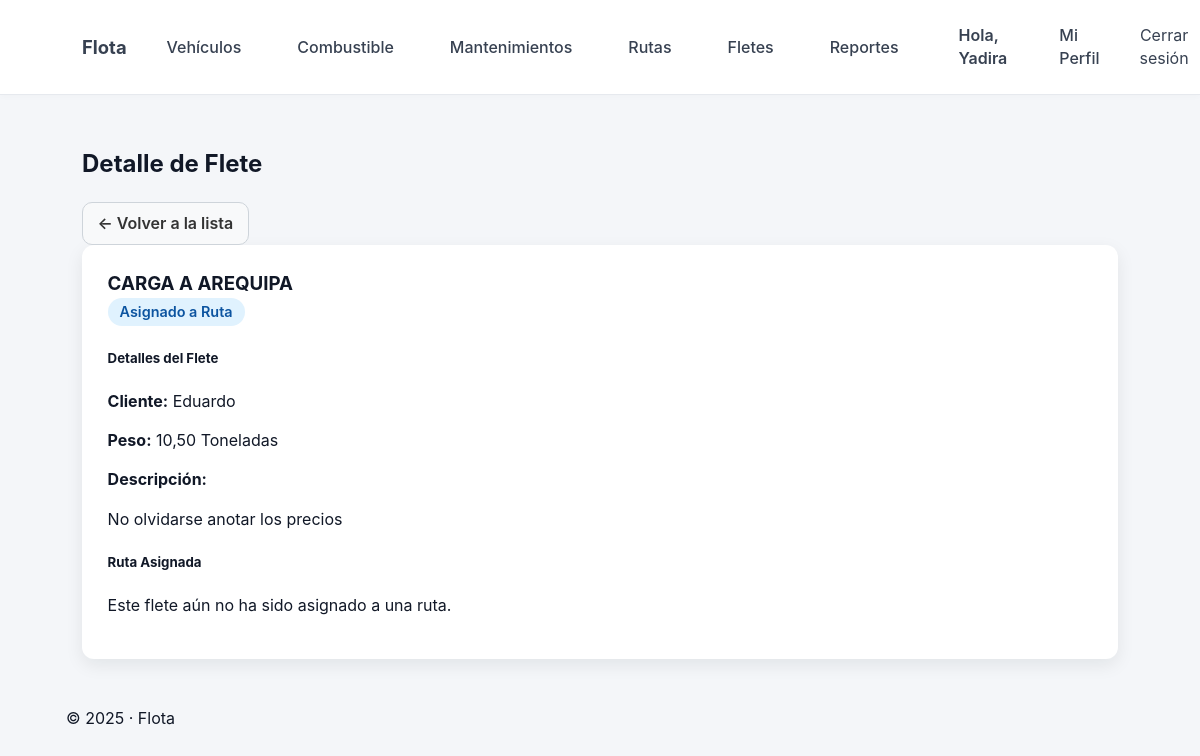
Screenshot of /fletes/1/ (signed in) with the database file from the repository.
### vehiculos/models.py (models this page shows, shortened)
class Flete(models.Model):
    ESTADO_PENDIENTE = 'pendiente'
    ESTADO_ASIGNADO = 'asignado'
    ESTADO_EN_TRANSITO = 'en_transito'
    ESTADO_ENTREGADO = 'entregado'
    ESTADO_CANCELADO = 'cancelado'
    ESTADO_CHOICES = [
        (ESTADO_PENDIENTE, 'Pendiente de Asignación'),
        (ESTADO_ASIGNADO, 'Asignado a Ruta'),
        (ESTADO_EN_TRANSITO, 'En Tránsito'),
        (ESTADO_ENTREGADO, 'Entregado'),
        (ESTADO_CANCELADO, 'Cancelado'),
    ]
    titulo = models.CharField(max_length=200, default='Carga sin título')
    cliente = models.CharField(max_length=200, blank=True, help_text="Nombre del cliente o empresa")
    descripcion = models.TextField(blank=True, default='')
    estado = models.CharField(
        max_length=20,
        choices=ESTADO_CHOICES,
        default=ESTADO_PENDIENTE,
        help_text="Estado actual del flete"
    )
    ruta = models.ForeignKey(
        'Ruta',  # <-- Debe apuntar al modelo 'Ruta'
        null=True,
        blank=True,
        on_delete=models.SET_NULL,
        related_name="fletes_asignados"
    )
    peso_toneladas = models.DecimalField(
        max_digits=5,
        decimal_places=2,
        null=True,
        blank=True,
        help_text="Peso de la carga en toneladas"
    )
    fecha_creacion = models.DateTimeField(auto_now_add=True)
    class Meta:
        ordering = ['-fecha_creacion']

### vehiculos/decorators.py (the view)
    def wrap(request, *args, **kwargs):
        if not request.user.is_authenticated:
            messages.error(request, 'Debes iniciar sesión para ver esta página.')
            return redirect('login') # Asumo que tu URL de login se llama 'login'
        if request.user.is_staff:
            return function(request, *args, **kwargs)
        perfil = getattr(request.user, 'perfil', None)
        if perfil and perfil.rol != 'chofer':
            return function(request, *args, **kwargs)
        messages.error(request, 'No tienes permiso para acceder a esta página.')
        return redirect('vehiculos:dashboard') # Lo mandamos a su dashboard

### vehiculos/views.py (called while the page is built)
@login_required
@admin_o_logistica_required # ¡Protegemos la vista!
def detalle_flete(request, pk):
    flete = get_object_or_404(
        Flete.objects.select_related(
            'ruta',
            'ruta__vehiculo',
            'ruta__chofer__user'
        ),
        pk=pk
    )
    contexto = {
        'flete': flete
    }
    return render(request, 'vehiculos/detalle_flete.html', contexto)

### vehiculos/templates/vehiculos/detalle_flete.html (shortened to what this page needs)
{% extends 'base.html' %}
{% load humanize %}
{% block content %}
<div class="container mt-4">
    <div class="row">
        <div class="col-lg-8 offset-lg-2">
            <div class="d-flex justify-content-between align-items-center mb-3">
                <h2>Detalle de Flete</h2>
                <a href="{% url 'vehiculos:lista_fletes' %}" class="btn btn-secondary">← Volver a la lista</a>
            </div>
            <div class="card shadow-sm">
                <div class="card-header d-flex justify-content-between align-items-center">
                    <h3 style="margin: 0;">{{ flete.titulo }}</h3>
                    <span class="status-chip status-{{ flete.estado }}">
                        {{ flete.get_estado_display }}
                    </span>
                </div>
                <div class="card-body">
                    <div class="row">
                        <div class="col-md-6">
                            <h5>Detalles del Flete</h5>
                            <p><strong>Cliente:</strong> {{ flete.cliente|default:"No especificado" }}</p>
                            <p><strong>Peso:</strong> {{ flete.peso_toneladas|default:"--" }} Toneladas</p>
                            <p><strong>Descripción:</strong></p>
                            <p>{{ flete.descripcion|default:"N/A"|linebreaksbr }}</p>
                        </div>
                        <div class="col-md-6">
                            <h5>Ruta Asignada</h5>
                            {% if flete.ruta %}
                                <p><strong>Título de Ruta:</strong>
                                    <a href="{% url 'vehiculos:detalle_ruta' flete.ruta.pk %}">{{ flete.ruta.titulo }}</a>
                                </p>
                                <p><strong>Vehículo:</strong>
                                    <a href="{% url 'vehiculos:detalle_vehiculo' flete.ruta.vehiculo.pk %}">{{ flete.ruta.vehiculo.placa }}</a>
                                </p>
                                <p><strong>Chofer:</strong> {{ flete.ruta.chofer.user.username|default:"N/A" }}</p>
                                <p><strong>Destino:</strong> {{ flete.ruta.destino|default:"N/A" }}</p>
                            {% else %}
                                <p>Este flete aún no ha sido asignado a una ruta.</p>
                            {% endif %}
                        </div>
                    </div>
                </div>
            </div>
        </div>
    </div>
</div>
{% endblock %}

### vehiculos/templates/base.html (shortened to what this page needs)
{% load static %}
<!doctype html>
<html lang="es">
<head>
  <link rel="stylesheet" href="{% static 'css/styles.css' %}">
</head>
<body>
  <header class="topbar">
    <div class="container topbar-inner">
      <nav>
        <a class="brand" href="{% url 'vehiculos:dashboard' %}">Flota</a>
        {% if user.is_authenticated %}
          {% with view_name=request.resolver_match.url_name %}
            <a class="nav-link {% if view_name == 'listar_vehiculos' or view_name == 'agregar_vehiculo' or view_name == 'detalle_vehiculo' or view_name == 'editar_vehiculo' %}active{% endif %}"
               href="{% url 'vehiculos:listar_vehiculos' %}">Vehículos</a>
            <a class="nav-link {% if view_name == 'lista_cargas' or view_name == 'nueva_carga' or view_name == 'detalle_carga' %}active{% endif %}"
               href="{% url 'vehiculos:lista_cargas' %}">Combustible</a>
            {% if request.user.is_staff or request.user.perfil.rol != 'chofer' %}
              <a class="nav-link {% if view_name == 'lista_mantenimientos' or view_name == 'registrar_mantenimiento' or view_name == 'detalle_mantenimiento' %}active{% endif %}"
                 href="{% url 'vehiculos:lista_mantenimientos' %}">Mantenimientos</a>
            {% endif %}
            <a class="nav-link {% if view_name == 'lista_rutas' or view_name == 'planificar_ruta' or view_name == 'detalle_ruta' %}active{% endif %}"
               href="{% url 'vehiculos:lista_rutas' %}">Rutas</a>
            {% if request.user.is_staff or request.user.perfil.rol != 'chofer' %}
              <a class="nav-link {% if view_name == 'lista_fletes' or view_name == 'crear_flete' %}active{% endif %}"
                 href="{% url 'vehiculos:lista_fletes' %}">Fletes</a>
            {% endif %}
            {% if request.user.is_staff or request.user.perfil.rol != 'chofer' %}
              <a class="nav-link {% if view_name == 'reporte_consumo' %}active{% endif %}"
                 href="{% url 'vehiculos:reporte_consumo' %}">Reportes</a>
            {% endif %}
          </nav>
          <nav>
            <div class="user-block">
              <span class="user">Hola, {{ user.username }}</span>
              <a class="nav-link {% if view_name == 'mi_perfil' %}active{% endif %}"
                 href="{% url 'vehiculos:mi_perfil' %}">Mi Perfil</a>
              <form method="post" action="{% url 'logout' %}" style="display:inline;margin:0;">
                <button type="submit" class="logout-button">
                  Cerrar sesión
                </button>
              </form>
            </div>
          {% endwith %}
        {% else %}
          <a class="nav-link" href="{% url 'vehiculos:signup' %}">Registro</a>
          <a class="nav-link" href="{% url 'login' %}">Iniciar sesión</a>
        {% endif %}
      </nav>
    </div>
  </header>
  <main class="container">
    {% block content %}{% endblock %}
  </main>
  <footer class="footer">
    <div class="container">
      {% load tz %}
      {% timezone "America/Lima" %}
         &copy; {% now "Y" %} · Flota
      {% endtimezone %}
    </div>
  </footer>
</body>
</html>

### static/css/styles.css (style rules this page uses)
:root { --bg: #f4f6f9; --card: #ffffff; --muted: #6b7280; --primary: #0b74ff; --accent: #2b9af3; --radius: 12px; --container: 1100px; --shadow: 0 6px 18px rgba(12, 20, 30, 0.08); --glass: linear-gradient(180deg, rgba(255, 255, 255, 0.9), rgba(250, 250, 250, 0.9)); }
* { box-sizing: border-box; }
body { margin: 0; font-family: Inter, "Segoe UI", Roboto, Arial, sans-serif; background: var(--bg); color: #111827; -webkit-font-smoothing: antialiased; -moz-osx-font-smoothing: grayscale; line-height: 1.45; }
.container { max-width: var(--container); margin: 0 auto; padding: 1rem; }
.topbar { background: #fff; border-bottom: 1px solid #e6e9ee; box-shadow: 0 2px 6px rgba(8, 10, 20, 0.02); }
.topbar .container, .topbar-inner { display: flex; align-items: center; justify-content: space-between; gap: 1rem; }
.brand { display: inline-block; font-weight: 700; font-size: 1.15rem; color: var(--primary); text-decoration: none; }
.topbar nav { display: flex; align-items: center; gap: 0.75rem; }
.topbar nav a, .topbar nav .user { margin-left: 1rem; color: #374151; text-decoration: none; display: inline-block; }
.nav-link { color: #374151; text-decoration: none; padding: 0.35rem 0.6rem; border-radius: 8px; }
.topbar .user { color: #374151; font-weight: 600; }
.btn { display: inline-block; padding: 0.55rem 0.9rem; border-radius: 10px; text-decoration: none; font-weight: 600; border: 1px solid transparent; cursor: pointer; transition: transform 0.12s ease, opacity 0.12s ease; }
.btn-secondary { background: #f8f9fa; color: #333; border-color: #ced4da; }
.card { background: var(--card); border-radius: var(--radius); padding: 1.6rem; box-shadow: var(--shadow); max-width: 100%; }

### vehiculos/templates/base.html (style rules this page uses)
:root { --primary-color: #0b74ff; --primary-color-text: #ffffff; --hover-bg: #f3f4f6; --text-color: #374151; --text-color-light: #6b7280; }
.topbar-inner { display: flex; justify-content: space-between; align-items: center; width: 100%; }
.topbar nav { display: flex; align-items: center; gap: 0.5rem; }
.topbar nav .nav-link { padding: 8px 16px; border-radius: 8px; text-decoration: none; font-weight: 500; color: var(--text-color); transition: background-color 0.2s ease, color 0.2s ease; }
.user-block { display: flex; align-items: center; gap: 0.5rem; margin-left: auto; }
.user-block .user { font-weight: 600; color: var(--text-color); padding: 8px 12px; }
.logout-button { padding: 8px 16px; border-radius: 8px; font-weight: 500; color: var(--text-color); background: none; border: none; cursor: pointer; font: inherit; text-decoration: none; transition: background-color 0.2s ease, color 0.2s ease; }

### vehiculos/templates/vehiculos/detalle_flete.html (style rules this page uses)
.status-chip { display: inline-block; padding: 4px 12px; border-radius: 99px; font-weight: 600; font-size: 0.9em; }
.status-asignado { background-color: #e0f2fe; color: #0c54a0; }

### rows the page displays
Flete: titulo "CARGA A AREQUIPA", estado "Asignado a Ruta", cliente "Eduardo", peso_toneladas "10,50", descripcion "No olvidarse anotar los precios"

### other values shown
{{ user.username }} "Yadira"
